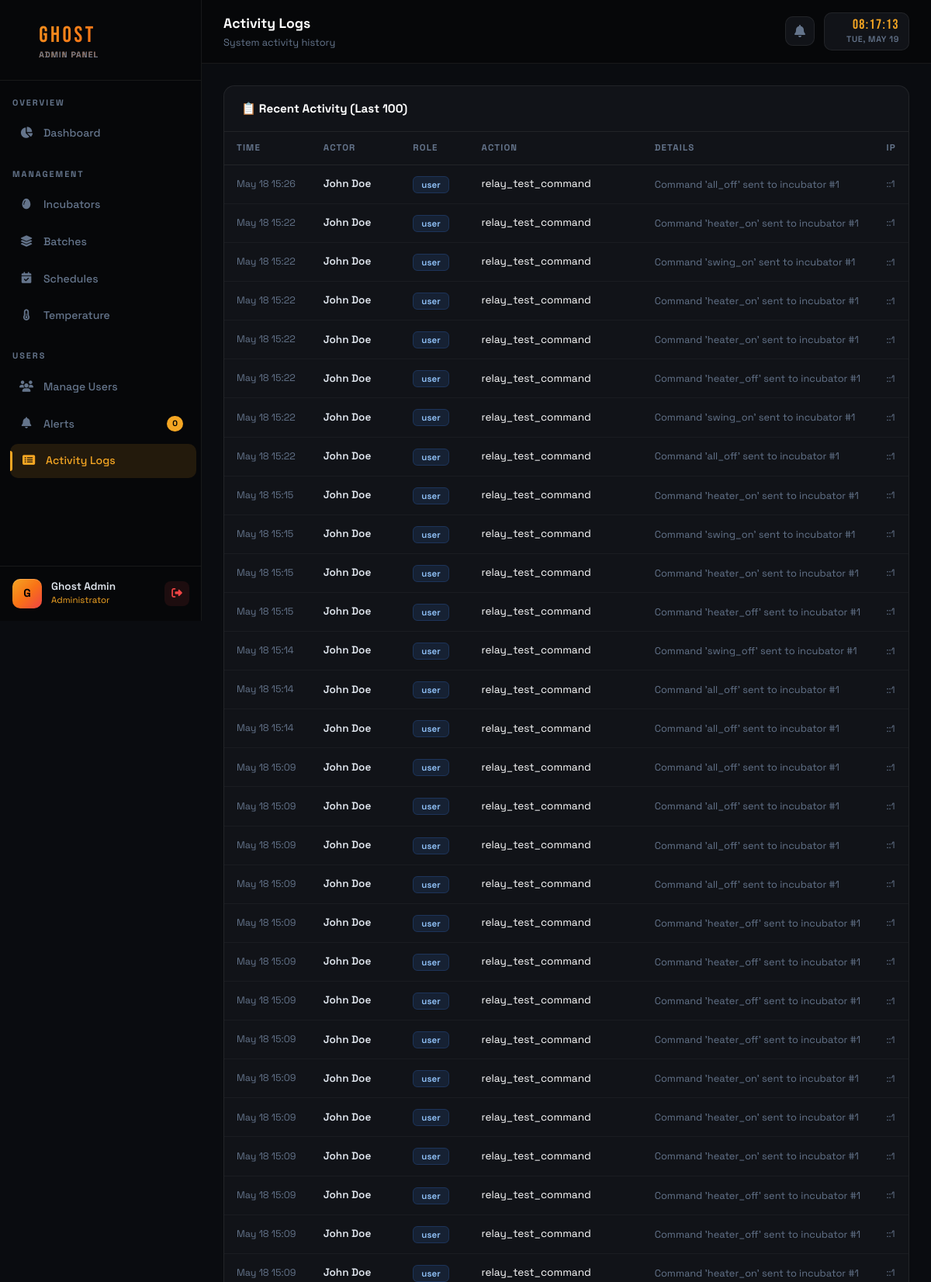
Screenshot of /admin/logs.php (signed in, upper part) with the database file from the repository.
### tables this page shows
CREATE TABLE `activity_logs` (
  `id` int(11) NOT NULL,
  `role` enum('admin','user') NOT NULL,
  `user_id` int(11) NOT NULL,
  `action` varchar(255) NOT NULL,
  `details` text DEFAULT NULL,
  `ip_address` varchar(45) DEFAULT NULL,
  `logged_at` timestamp NOT NULL DEFAULT current_timestamp()
);

### includes/config.php (called while the page is built, shortened)
<?php
function getDB() {
    static $pdo = null;
    if ($pdo === null) {
        try {
            $pdo = new PDO(
                "mysql:host=" . DB_HOST . ";dbname=" . DB_NAME . ";charset=utf8",
                DB_USER,
                DB_PASS,
                array(
                    PDO::ATTR_ERRMODE            => PDO::ERRMODE_EXCEPTION,
                    PDO::ATTR_DEFAULT_FETCH_MODE => PDO::FETCH_ASSOC,
                    PDO::ATTR_EMULATE_PREPARES   => false
                )
            );
        } catch (PDOException $e) {
            die(json_encode(array('success' => false, 'message' => 'Database connection failed: ' . $e->getMessage())));
        }
    }
    return $pdo;
}
function getCurrentAdmin() {
    $pdo  = getDB();
    $stmt = $pdo->prepare("SELECT * FROM admins WHERE id = ?");
    $stmt->execute(array($_SESSION['admin_id']));
    return $stmt->fetch();
}

### admin/logs.php (the view)
<?php
$pageTitle = 'Activity Logs';
$pageSubtitle = 'System activity history';
$activePage = 'logs';
require_once 'header.php';
$pdo = getDB();
$logs = $pdo->query("SELECT l.*, CASE WHEN l.role='admin' THEN a.full_name ELSE u.full_name END as actor_name FROM activity_logs l LEFT JOIN admins a ON l.role='admin' AND l.user_id=a.id LEFT JOIN users u ON l.role='user' AND l.user_id=u.id ORDER BY l.logged_at DESC LIMIT 100")->fetchAll();
?>
<div class="ghost-panel">
  <div class="ghost-panel-header"><span class="ghost-panel-title">📋 Recent Activity (Last 100)</span></div>
  <div class="ghost-panel-body p-0">
    <table class="ghost-table">
      <thead><tr><th>Time</th><th>Actor</th><th>Role</th><th>Action</th><th>Details</th><th>IP</th></tr></thead>
      <tbody>
      <?php foreach($logs as $l): ?>
        <tr>
          <td style="font-size:.78rem;color:var(--ghost-muted);white-space:nowrap;"><?= date('M j H:i',strtotime($l['logged_at'])) ?></td>
          <td style="font-weight:600;font-size:.85rem;"><?= htmlspecialchars($l['actor_name']??'Unknown') ?></td>
          <td><span class="<?= $l['role']=='admin'?'badge-maintenance':'badge-incubating' ?>"><?= $l['role'] ?></span></td>
          <td style="font-size:.85rem;color:white;"><?= htmlspecialchars($l['action']) ?></td>
          <td style="font-size:.8rem;color:var(--ghost-muted);"><?= htmlspecialchars($l['details']??'') ?></td>
          <td style="font-size:.75rem;color:var(--ghost-muted);"><?= $l['ip_address'] ?></td>
        </tr>
      <?php endforeach; ?>
      </tbody>
    </table>
  </div>
</div>
<?php require_once 'footer.php'; ?>

### admin/header.php (shortened to what this page needs)
<?php require_once '../includes/config.php'; requireAdmin(); $admin = getCurrentAdmin(); ?>
<!DOCTYPE html>
<html lang="en">
<head>
<link href="https://cdnjs.cloudflare.com/ajax/libs/bootstrap/5.3.2/css/bootstrap.min.css" rel="stylesheet">
<link href="https://cdnjs.cloudflare.com/ajax/libs/font-awesome/6.5.0/css/all.min.css" rel="stylesheet">
<link href="https://cdnjs.cloudflare.com/ajax/libs/Chart.js/4.4.1/chart.min.css" rel="stylesheet">
</head>
<body>
<nav id="sidebar">
  <div class="sidebar-inner">
  <div class="sidebar-brand">
    <i class="fas fa-egg" style="font-size:1.4rem;opacity:0.8;"></i>
    <div>
      GHOST
      <span class="sidebar-brand-sub">Admin Panel</span>
    </div>
  </div>
  <div class="sidebar-section">Overview</div>
  <div class="nav-item"><a href="dashboard.php" class="nav-link-ghost <?= ($activePage??'')=='dashboard'?'active':'' ?>"><span class="nav-icon"><i class="fas fa-chart-pie"></i></span> Dashboard</a></div>
  <div class="sidebar-section">Management</div>
  <div class="nav-item"><a href="incubators.php" class="nav-link-ghost <?= ($activePage??'')=='incubators'?'active':'' ?>"><span class="nav-icon"><i class="fas fa-egg"></i></span> Incubators</a></div>
  <div class="nav-item"><a href="batches.php" class="nav-link-ghost <?= ($activePage??'')=='batches'?'active':'' ?>"><span class="nav-icon"><i class="fas fa-layer-group"></i></span> Batches</a></div>
  <div class="nav-item"><a href="schedules.php" class="nav-link-ghost <?= ($activePage??'')=='schedules'?'active':'' ?>"><span class="nav-icon"><i class="fas fa-calendar-check"></i></span> Schedules</a></div>
  <div class="nav-item"><a href="temperature.php" class="nav-link-ghost <?= ($activePage??'')=='temperature'?'active':'' ?>"><span class="nav-icon"><i class="fas fa-thermometer-half"></i></span> Temperature</a></div>
  <div class="sidebar-section">Users</div>
  <div class="nav-item"><a href="users.php" class="nav-link-ghost <?= ($activePage??'')=='users'?'active':'' ?>"><span class="nav-icon"><i class="fas fa-users"></i></span> Manage Users</a></div>
  <div class="nav-item"><a href="alerts.php" class="nav-link-ghost <?= ($activePage??'')=='alerts'?'active':'' ?>"><span class="nav-icon"><i class="fas fa-bell"></i></span> Alerts <span class="badge-count" id="alertCount">0</span></a></div>
  <div class="nav-item"><a href="logs.php" class="nav-link-ghost <?= ($activePage??'')=='logs'?'active':'' ?>"><span class="nav-icon"><i class="fas fa-list-alt"></i></span> Activity Logs</a></div>
  <div class="sidebar-user">
    <div class="user-avatar"><?= strtoupper(substr($admin['full_name'],0,1)) ?></div>
    <div><div class="user-name"><?= htmlspecialchars($admin['full_name']) ?></div><div class="user-role">Administrator</div></div>
    <button onclick="document.getElementById('logoutModal').style.display='flex'" class="logout-btn" title="Logout" style="border:none;"><i class="fas fa-sign-out-alt" style="font-size:0.85rem;"></i></button>
  </div>
  </div>
</nav>
<div id="main">
  <div class="topbar">
    <div>
      <div class="topbar-title"><?= $pageTitle ?? 'Dashboard' ?></div>
      <div class="topbar-sub"><?= $pageSubtitle ?? 'GHOST Incubator System' ?></div>
    </div>
    <div class="topbar-right">
      <div class="alert-bell" onclick="window.location.href='alerts.php'"><i class="fas fa-bell"></i><span class="bell-dot" id="bellDot" style="display:none"></span></div>
      <div class="topbar-clock">
        <div class="clock-time" id="clockTime">--:--:--</div>
        <div class="clock-date" id="clockDate">--- -- ----</div>
      </div>
    </div>
  </div>
  <div class="page-content">

### rows the page displays
activity_logs: logged_at "May 18 15:26", actor_name "John Doe", role "user", action "relay_test_command", details "Command 'all_off' sent to incubator #1", ip_address "::1"
activity_logs: logged_at "May 18 15:22", actor_name "John Doe", role "user", action "relay_test_command", details "Command 'heater_on' sent to incubator #1", ip_address "::1"
activity_logs: logged_at "May 18 15:22", actor_name "John Doe", role "user", action "relay_test_command", details "Command 'swing_on' sent to incubator #1", ip_address "::1"
activity_logs: logged_at "May 18 15:22", actor_name "John Doe", role "user", action "relay_test_command", details "Command 'heater_on' sent to incubator #1", ip_address "::1"
activity_logs: logged_at "May 18 15:22", actor_name "John Doe", role "user", action "relay_test_command", details "Command 'heater_on' sent to incubator #1", ip_address "::1"
activity_logs: logged_at "May 18 15:22", actor_name "John Doe", role "user", action "relay_test_command", details "Command 'heater_off' sent to incubator #1", ip_address "::1"
activity_logs: logged_at "May 18 15:22", actor_name "John Doe", role "user", action "relay_test_command", details "Command 'swing_on' sent to incubator #1", ip_address "::1"
activity_logs: logged_at "May 18 15:22", actor_name "John Doe", role "user", action "relay_test_command", details "Command 'all_off' sent to incubator #1", ip_address "::1"
activity_logs: logged_at "May 18 15:15", actor_name "John Doe", role "user", action "relay_test_command", details "Command 'heater_on' sent to incubator #1", ip_address "::1"
activity_logs: logged_at "May 18 15:15", actor_name "John Doe", role "user", action "relay_test_command", details "Command 'swing_on' sent to incubator #1", ip_address "::1"
activity_logs: logged_at "May 18 15:15", actor_name "John Doe", role "user", action "relay_test_command", details "Command 'heater_on' sent to incubator #1", ip_address "::1"
activity_logs: logged_at "May 18 15:15", actor_name "John Doe", role "user", action "relay_test_command", details "Command 'heater_off' sent to incubator #1", ip_address "::1"
activity_logs: logged_at "May 18 15:14", actor_name "John Doe", role "user", action "relay_test_command", details "Command 'swing_off' sent to incubator #1", ip_address "::1"
activity_logs: logged_at "May 18 15:14", actor_name "John Doe", role "user", action "relay_test_command", details "Command 'all_off' sent to incubator #1", ip_address "::1"
activity_logs: logged_at "May 18 15:14", actor_name "John Doe", role "user", action "relay_test_command", details "Command 'all_off' sent to incubator #1", ip_address "::1"
activity_logs: logged_at "May 18 15:09", actor_name "John Doe", role "user", action "relay_test_command", details "Command 'all_off' sent to incubator #1", ip_address "::1"
activity_logs: logged_at "May 18 15:09", actor_name "John Doe", role "user", action "relay_test_command", details "Command 'all_off' sent to incubator #1", ip_address "::1"
activity_logs: logged_at "May 18 15:09", actor_name "John Doe", role "user", action "relay_test_command", details "Command 'all_off' sent to incubator #1", ip_address "::1"
activity_logs: logged_at "May 18 15:09", actor_name "John Doe", role "user", action "relay_test_command", details "Command 'all_off' sent to incubator #1", ip_address "::1"
activity_logs: logged_at "May 18 15:09", actor_name "John Doe", role "user", action "relay_test_command", details "Command 'heater_off' sent to incubator #1", ip_address "::1"
activity_logs: logged_at "May 18 15:09", actor_name "John Doe", role "user", action "relay_test_command", details "Command 'heater_off' sent to incubator #1", ip_address "::1"
activity_logs: logged_at "May 18 15:09", actor_name "John Doe", role "user", action "relay_test_command", details "Command 'heater_off' sent to incubator #1", ip_address "::1"
activity_logs: logged_at "May 18 15:09", actor_name "John Doe", role "user", action "relay_test_command", details "Command 'heater_off' sent to incubator #1", ip_address "::1"
activity_logs: logged_at "May 18 15:09", actor_name "John Doe", role "user", action "relay_test_command", details "Command 'heater_on' sent to incubator #1", ip_address "::1"
activity_logs: logged_at "May 18 15:09", actor_name "John Doe", role "user", action "relay_test_command", details "Command 'heater_on' sent to incubator #1", ip_address "::1"
activity_logs: logged_at "May 18 15:09", actor_name "John Doe", role "user", action "relay_test_command", details "Command 'heater_on' sent to incubator #1", ip_address "::1"
activity_logs: logged_at "May 18 15:09", actor_name "John Doe", role "user", action "relay_test_command", details "Command 'heater_off' sent to incubator #1", ip_address "::1"
activity_logs: logged_at "May 18 15:09", actor_name "John Doe", role "user", action "relay_test_command", details "Command 'heater_off' sent to incubator #1", ip_address "::1"
activity_logs: logged_at "May 18 15:09", actor_name "John Doe", role "user", action "relay_test_command", details "Command 'heater_on' sent to incubator #1", ip_address "::1"

### other values shown
substr($admin['full_name'],0,1) "G"
$admin['full_name'] "Ghost Admin"
$pageTitle "Activity Logs"
$pageSubtitle "System activity history"
